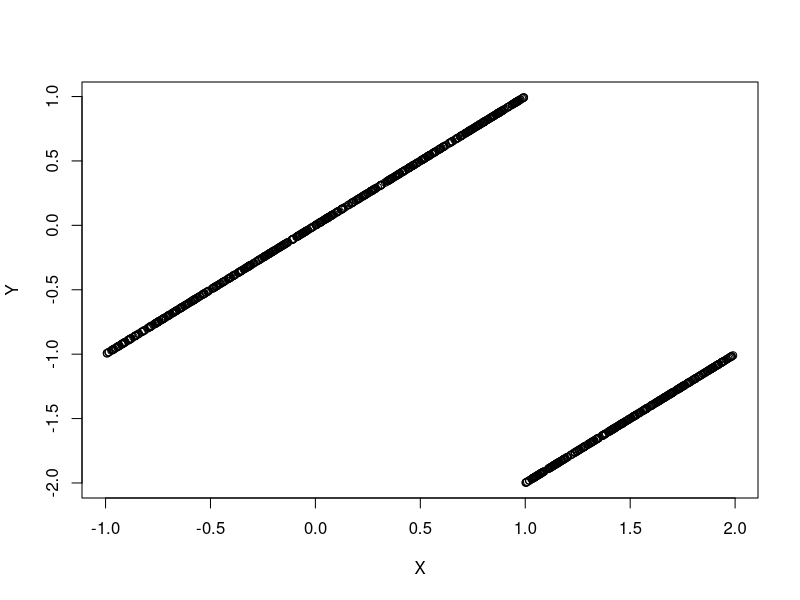

This figure's R source:
N <- 10^3

X <- numeric(N)
Y <- numeric(N)
for (i in 1:N){
  X[i] <- runif(1, -1, 2)
  if (X[i] > -1 && X[i] < 1){
    Y[i] = X[i]
  } else {
    Y[i] = X[i] - 3
  }
}
plot(X,Y)

cov(X,Y)